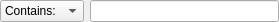
<?xml version="1.0" encoding="UTF-8"?>
<ui version="4.0">
 <class>TextQuery</class>
 <widget class="QWidget" name="TextQuery">
  <property name="geometry">
   <rect>
    <x>0</x>
    <y>0</y>
    <width>279</width>
    <height>20</height>
   </rect>
  </property>
  <property name="windowTitle">
   <string notr="true"/>
  </property>
  <layout class="QHBoxLayout" name="horizontalLayout_3" stretch="0,1">
   <property name="leftMargin">
    <number>0</number>
   </property>
   <property name="topMargin">
    <number>0</number>
   </property>
   <property name="rightMargin">
    <number>0</number>
   </property>
   <property name="bottomMargin">
    <number>0</number>
   </property>
   <item>
    <widget class="QComboBox" name="comboBoxState">
     <item>
      <property name="text">
       <string>Contains:</string>
      </property>
     </item>
     <item>
      <property name="text">
       <string>Equals to:</string>
      </property>
     </item>
    </widget>
   </item>
   <item>
    <widget class="QStackedWidget" name="stackedWidget">
     <property name="currentIndex">
      <number>0</number>
     </property>
     <widget class="QWidget" name="pageContains">
      <layout class="QHBoxLayout" name="horizontalLayout_2">
       <property name="spacing">
        <number>0</number>
       </property>
       <property name="leftMargin">
        <number>0</number>
       </property>
       <property name="topMargin">
        <number>0</number>
       </property>
       <property name="rightMargin">
        <number>0</number>
       </property>
       <property name="bottomMargin">
        <number>0</number>
       </property>
       <item>
        <widget class="QLineEdit" name="lineEditContains"/>
       </item>
      </layout>
     </widget>
     <widget class="QWidget" name="pageEquals">
      <layout class="QHBoxLayout" name="horizontalLayout">
       <property name="spacing">
        <number>0</number>
       </property>
       <property name="leftMargin">
        <number>0</number>
       </property>
       <property name="topMargin">
        <number>0</number>
       </property>
       <property name="rightMargin">
        <number>0</number>
       </property>
       <property name="bottomMargin">
        <number>0</number>
       </property>
       <item>
        <widget class="QLineEdit" name="lineEditEquals"/>
       </item>
      </layout>
     </widget>
    </widget>
   </item>
  </layout>
 </widget>
 <resources/>
 <connections>
  <connection>
   <sender>comboBoxState</sender>
   <signal>currentIndexChanged(int)</signal>
   <receiver>stackedWidget</receiver>
   <slot>setCurrentIndex(int)</slot>
   <hints>
    <hint type="sourcelabel">
     <x>46</x>
     <y>12</y>
    </hint>
    <hint type="destinationlabel">
     <x>192</x>
     <y>12</y>
    </hint>
   </hints>
  </connection>
 </connections>
</ui>
